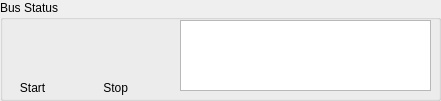
   <widget class="QGroupBox" name="groupBox_bus_status">
    <property name="geometry">
     <rect>
      <x>650</x>
      <y>540</y>
      <width>441</width>
      <height>101</height>
     </rect>
    </property>
    <property name="title">
     <string>Bus Status</string>
    </property>
    <widget class="QPushButton" name="pushButton_bus_on">
     <property name="geometry">
      <rect>
       <x>10</x>
       <y>20</y>
       <width>71</width>
       <height>61</height>
      </rect>
     </property>
     <property name="text">
      <string/>
     </property>
     <property name="icon">
      <iconset>
       <selectedon>:/newPrefix/bus_on.png</selectedon>
      </iconset>
     </property>
     <property name="iconSize">
      <size>
       <width>50</width>
       <height>50</height>
      </size>
     </property>
     <property name="checkable">
      <bool>false</bool>
     </property>
     <property name="autoDefault">
      <bool>false</bool>
     </property>
     <property name="default">
      <bool>false</bool>
     </property>
     <property name="flat">
      <bool>true</bool>
     </property>
    </widget>
    <widget class="QPushButton" name="pushButton_bus_off">
     <property name="geometry">
      <rect>
       <x>90</x>
       <y>20</y>
       <width>71</width>
       <height>61</height>
      </rect>
     </property>
     <property name="text">
      <string/>
     </property>
     <property name="icon">
      <iconset>
       <selectedon>:/newPrefix/bus_off.png</selectedon>
      </iconset>
     </property>
     <property name="iconSize">
      <size>
       <width>50</width>
       <height>50</height>
      </size>
     </property>
     <property name="flat">
      <bool>true</bool>
     </property>
    </widget>
    <widget class="QLabel" name="label_17">
     <property name="geometry">
      <rect>
       <x>10</x>
       <y>80</y>
       <width>71</width>
       <height>16</height>
      </rect>
     </property>
     <property name="text">
      <string>   Start</string>
     </property>
    </widget>
    <widget class="QLabel" name="label_23">
     <property name="geometry">
      <rect>
       <x>90</x>
       <y>80</y>
       <width>71</width>
       <height>16</height>
      </rect>
     </property>
     <property name="text">
      <string>    Stop</string>
     </property>
    </widget>
    <widget class="QTextBrowser" name="textBrowser_bus_status">
     <property name="geometry">
      <rect>
       <x>180</x>
       <y>20</y>
       <width>251</width>
       <height>71</height>
      </rect>
     </property>
    </widget>
   </widget>
